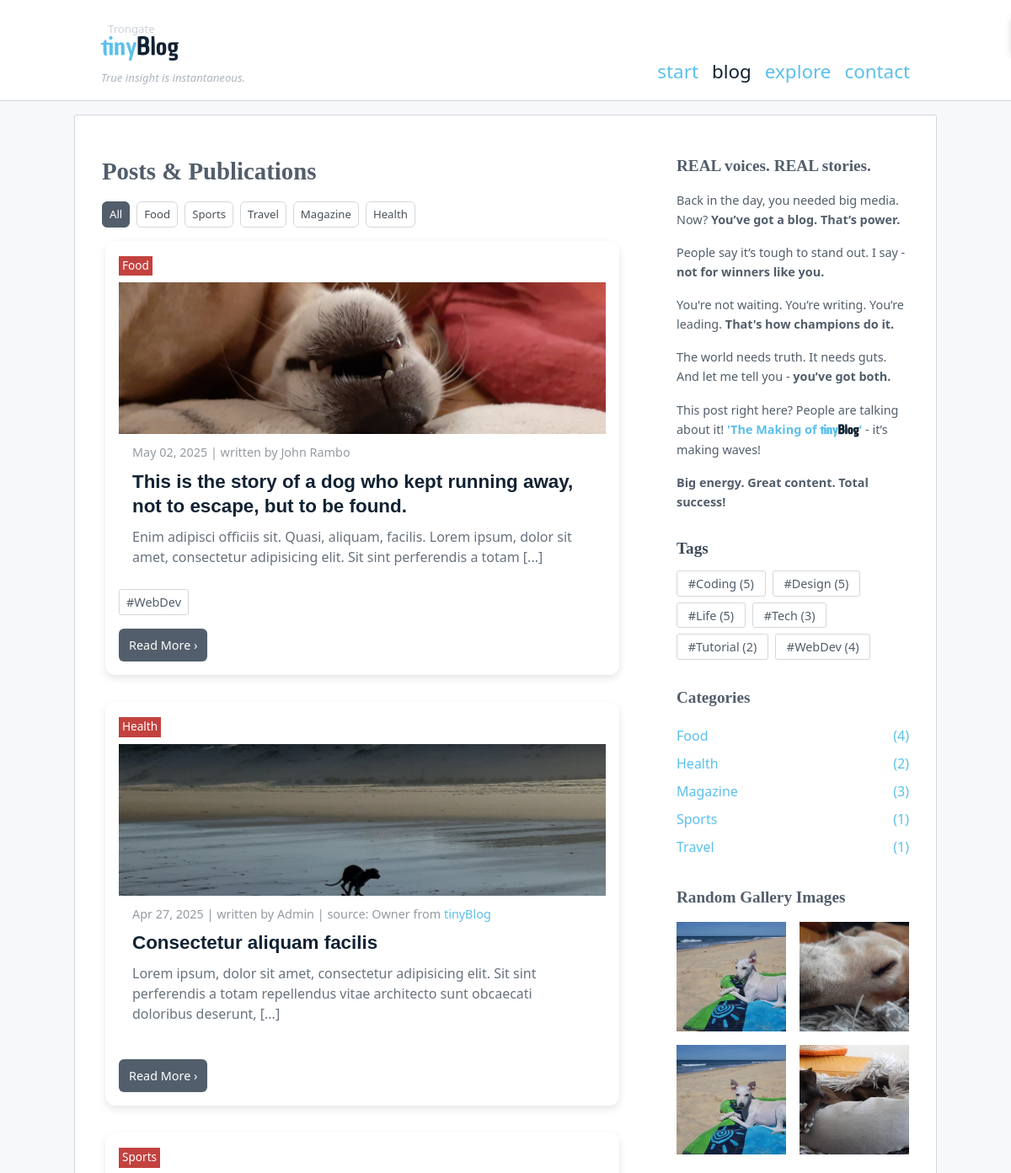
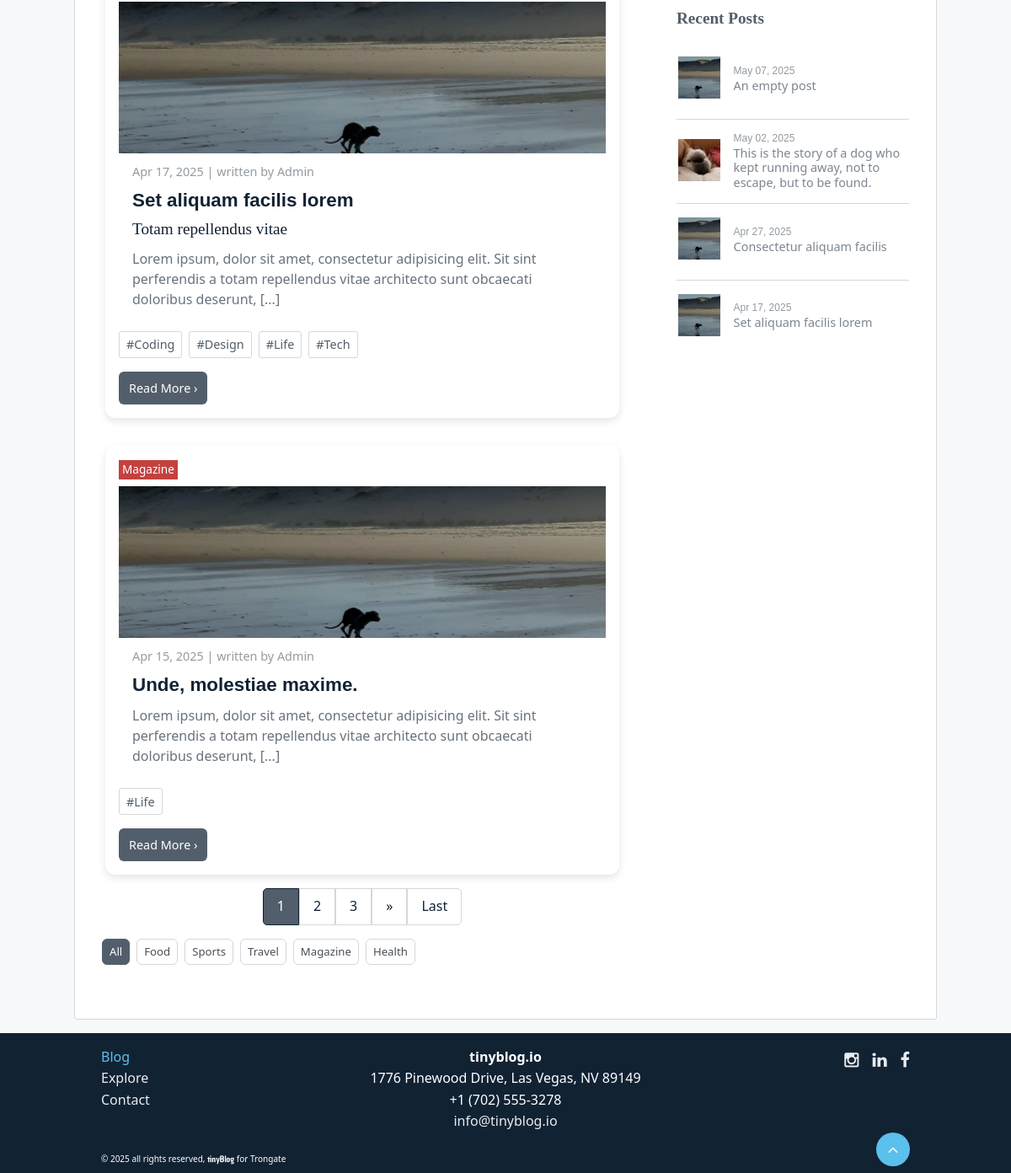
The app's page /blog/posts with its own data (2 pictures, top to bottom).
### tables this page shows
CREATE TABLE `menu_items` (
  `id` int(11) NOT NULL,
  `title` varchar(255) DEFAULT NULL,
  `url_string` varchar(255) DEFAULT NULL,
  `parent_id` int(11) DEFAULT NULL,
  `sort_order` int(11) DEFAULT NULL,
  `published` int(1) DEFAULT NULL,
  `target` varchar(12) DEFAULT NULL,
  `date_created` datetime DEFAULT NULL,
  `date_updated` datetime DEFAULT NULL,
  `menus_id` int(11) DEFAULT 0
);

CREATE TABLE `blog_categories` (
  `id` int(11) NOT NULL,
  `title` varchar(255) DEFAULT NULL,
  `url_string` varchar(255) DEFAULT NULL
);

CREATE TABLE `blog_posts` (
  `id` int(11) NOT NULL,
  `url_string` varchar(255) DEFAULT NULL,
  `title` varchar(255) DEFAULT NULL,
  `subtitle` varchar(255) DEFAULT NULL,
  `text` text DEFAULT NULL,
  `youtube` varchar(55) DEFAULT NULL,
  `date_created` datetime DEFAULT NULL,
  `date_updated` datetime DEFAULT NULL,
  `date_published` datetime DEFAULT NULL,
  `created_by` int(11) DEFAULT NULL,
  `updated_by` int(11) DEFAULT NULL,
  `published` int(1) DEFAULT NULL,
  `picture` varchar(255) DEFAULT '',
  `blog_sources_id` int(11) DEFAULT 0,
  `blog_categories_id` int(11) DEFAULT 0
);

CREATE TABLE `blog_tags` (
  `id` int(11) NOT NULL,
  `name` varchar(255) DEFAULT NULL,
  `url_string` varchar(255) DEFAULT NULL
);

CREATE TABLE `blog_sources` (
  `id` int(11) NOT NULL,
  `author` varchar(255) DEFAULT NULL,
  `website` varchar(255) DEFAULT NULL,
  `link` varchar(255) DEFAULT NULL
);

### modules/blog/views/view_posts.php (the view, shortened to what the rows shown need)
<div class="page-headline">
    <h1>
        <?= out($headline) ?>
    </h1>
</div>
<?php if (!empty($categories)): ?>
<div class="category-filter">
    <ul>
        <?php foreach ($categories as $category): ?>
            <li <?= !empty($category_id) && $category->id === $category_id ? 'class="active"' : '' ?>>
                <a href="<?= BASE_URL ?>blog/category/<?= out($category->url_string) ?>">
                    <?= out($category->title) ?>
                </a>
            </li>
        <?php endforeach; ?>
    </ul>
</div>
<?php endif; ?>
<?php
if( !empty($rows) ) { $i = 1;  ?>
<div class="publications">
    <?php foreach( $rows as $row ) { ?>
        <div class="post-card">
            <?php if (isset($row->category->title) && !empty($row->category->title) ): ?>
            <span class="post-category">
                <?= out($row->category->title)?>
            </span>
            <?php endif ?>
            <?php
            if( !empty($row->picture) ) {
                $pic_url = $pic_dir.'/'.$row->id.'/'.$row->picture;
            } else {
                $pic_url = $pic_fallback;
            }
            ?>
            <?php if ($pic_url != ''): ?>
                <div class="post-img">
                <img src="<?= $pic_url ?>" alt="<?= $row->url_string ?>-image">
            </div>
        <?php endif ?>
            <div class="post-info">
                <span class="post-date"><?= date($date_format, strtotime($row->date_published)) ?></span>
                <span class="post-author">| written by <?= ucfirst(out($row->created_by)) ?></span>
                <?php if (!empty($row->source)): ?>
                <span class="post-source">| source: <?= out($row->source->author) ?> from <a class="post-source-link" href="<?= out($row->source->link) ?>" target="_blank"><?= out($row->source->website) ?></a></span>
                <?php endif; ?>
            </div>
            <h2 class="post-title"><?= htmlspecialchars_decode($row->title, ENT_QUOTES) ?></h2>
            <h3 class="post-sub"><?= htmlspecialchars_decode($row->subtitle, ENT_QUOTES) ?></h3>
            <p class="post-short"><?= $row->text_short ?? '' ?></p>
            <?php if (isset($row->tags) && $row->tags > 0): ?>
            <div class="post-tags">
                <?php foreach ($row->tags as $tag) : ?>
                    <a href="<?= BASE_URL ?>blog/tag/<?= out($tag->url_string) ?>" class="tag-link">
                        #<?= out($tag->name) ?>
                    </a>
                <?php endforeach; ?>
            </div>
            <?php endif; ?>
            <div>
                <a href="<?= BASE_URL ?>blog/post/<?= out($row->url_string) ?>" class="btn read-more">Read More
                    <span> &rsaquo;</span>
                </a>
            </div>
        </div>
    <?php } ?>
</div>
<section>
    <?php if(isset($cat_filter)) { echo $cat_filter; }?>
</section>
<?php } else {  ?>
    <p>There are currently no blog posts published.</p>
<?php } ?>

### modules/blog/views/_html_category_filter.php (shortened to what the rows shown need)
<?php if (!empty($categories)): ?>
<div class="category-filter">
    <ul>
        <?php foreach ($categories as $category): ?>
            <li <?= !empty($category_id) && $category->id === $category_id ? 'class="active"' : '' ?>>
                <a href="<?= BASE_URL ?>blog/category/<?= out($category->url_string) ?>">
                    <?= out($category->title) ?>
                </a>
            </li>
        <?php endforeach; ?>
    </ul>
</div>
<?php endif; ?>

### modules/menus/views/_navigation_default_2.php (shortened to what the rows shown need)
<?php if (!empty($menu_items)): ?>
<nav id="nav-bar" role="navigation" aria-label="Main Navigation">
    <ul role="list">
        <?php
        $current_url = current_url();
        if (str_starts_with($current_url, BASE_URL)) {
            $current_path = substr($current_url, strlen(BASE_URL));
        } else {
            $current_path = $current_url;
        }
        $current_first = explode('/', $current_path)[0] ?? '';
        ?>
        <?php foreach ($menu_items as $item): ?>
            <?php
            $item_url = $item['url_string'];
            if (str_starts_with($item_url, BASE_URL)) {
                $item_path = substr($item_url, strlen(BASE_URL));
            } else {
                $item_path = $item_url;
            }
            $item_first = explode('/', $item_path)[0] ?? '';
            $is_active = $current_first === $item_first && $item_first !== '';
            ?>
            <li <?php echo $is_active ? 'class="active"' : ''; ?>>
                <a href="<?= $item['url_string'] ?>" target="<?= $item['target'] ?>">
                    <?= out($item['title']) ?>
                </a>
            </li>
        <?php endforeach; ?>
    </ul>
</nav>
<?php endif; ?>

### modules/blog/views/_widget_sidebar_text.php (shortened to what the rows shown need)
<div class="sidebar-text">
	<p>This post right here? People are talking about it! <b><a href="<?= BASE_URL.'blog/post/'.out($first_post->url_string) ?>" target="_self">'<?= htmlspecialchars_decode($first_post->title) ?>'</a></b> - it’s making waves!</p>
</div>

### modules/blog/views/_widget_recent_posts.php (shortened to what the rows shown need)
<ul class="mod-recent-posts-ul">
    <?php foreach ($rows as $post) : ?>
        <li>
			<a class="text-small" href="<?= BASE_URL ?>blog/post/<?= out($post->url_string) ?>">
				<div class="recent-posts-flex">
                    <?php if($post->picture != ''): ?>
                    	<div class="recent-posts-image-wrapper">
                    		<img src="<?= out($post->picture) ?>" alt="<?= strip_tags($post->title) ?>">
                    	</div>
                    <?php endif; ?>
                    <div class="recent-posts-title-wrapper">
                    	<p class="mod-recent-posts-date text-tiny"><?= $post->date_published ?></p>
                    	<div class="recent-posts-title"><?= htmlspecialchars_decode($post->title) ?></div>
                    </div>
                </div>
            </a>
        </li>
    <?php endforeach; ?>
</ul>

### modules/menus/views/_navigation_footer.php (shortened to what the rows shown need)
<?php if (!empty($menu_items)): ?>
<ul class="menu">
            <?php
        $current_url = current_url();
        if (str_starts_with($current_url, BASE_URL)) {
            $current_path = substr($current_url, strlen(BASE_URL));
        } else {
            $current_path = $current_url;
        }
        $current_first = explode('/', $current_path)[0] ?? '';
        ?>
        <?php foreach ($menu_items as $item): ?>
            <?php
            $item_url = $item['url_string'];
            if (str_starts_with($item_url, BASE_URL)) {
                $item_path = substr($item_url, strlen(BASE_URL));
            } else {
                $item_path = $item_url;
            }
            $item_first = explode('/', $item_path)[0] ?? '';
            $is_active = $current_first === $item_first && $item_first !== '';
            ?>
            <li <?php echo $is_active ? 'class="active"' : ''; ?>>
                <a href="<?= $item['url_string'] ?>" target="<?= $item['target'] ?>">
                    <?= out($item['title']) ?>
                </a>
            </li>
        <?php endforeach; ?>
</ul>
<?php endif; ?>

### records on screen
menu_items: title "start"
menu_items: title "blog"
menu_items: title "explore"
menu_items: title "contact"
blog_categories: title "Food"
blog_categories: title "Sports"
blog_categories: title "Travel"
blog_categories: title "Magazine"
blog_categories: title "Health"
blog_posts: blog_categories.title "Food", id+picture (picture), date_published "May 02, 2025", created_by "John Rambo", title "This is the story of a dog who kept running away, not to escape, but to be found.", text_short "Enim adipisci officiis sit. Quasi, aliquam, facilis. Lorem ipsum, dolor sit amet, consectetur adipisicing elit. Sit sint perferendis a totam [...]"
blog_tags: name "WebDev"
blog_posts: blog_categories.title "Health", date_published "Apr 27, 2025", created_by "Admin", blog_sources.author "Owner", blog_sources.website "tinyBlog", title "Consectetur aliquam facilis", text_short "Lorem ipsum, dolor sit amet, consectetur adipisicing elit. Sit sint perferendis a totam repellendus vitae architecto sunt obcaecati doloribus deserunt, [...]"
blog_posts: blog_categories.title "Sports", date_published "Apr 17, 2025", created_by "Admin", title "Set aliquam facilis lorem", subtitle "Totam repellendus vitae", text_short "Lorem ipsum, dolor sit amet, consectetur adipisicing elit. Sit sint perferendis a totam repellendus vitae architecto sunt obcaecati doloribus deserunt, [...]"
blog_tags: name "Coding"
blog_tags: name "Design"
blog_tags: name "Life"
blog_tags: name "Tech"
blog_posts: blog_categories.title "Magazine", date_published "Apr 15, 2025", created_by "Admin", title "Unde, molestiae maxime.", text_short "Lorem ipsum, dolor sit amet, consectetur adipisicing elit. Sit sint perferendis a totam repellendus vitae architecto sunt obcaecati doloribus deserunt, [...]"
blog_posts: title "The Making of tiny Blog"
blog_posts: date_published "May 07, 2025", title "An empty post"
menu_items: title "Blog"
menu_items: title "Explore"
menu_items: title "Contact"

### other values on screen
out($headline) "Posts & Publications"
$value "2"
$value "3"
$settings['next_link'] "»"
$settings['last_link'] "Last"
out($tag->name) "Coding"
$tag->post_count "5"
out($tag->name) "Design"
out($tag->name) "Life"
out($tag->name) "Tech"
$tag->post_count "3"
out($tag->name) "Tutorial"
$tag->post_count "2"
out($tag->name) "WebDev"
$tag->post_count "4"
